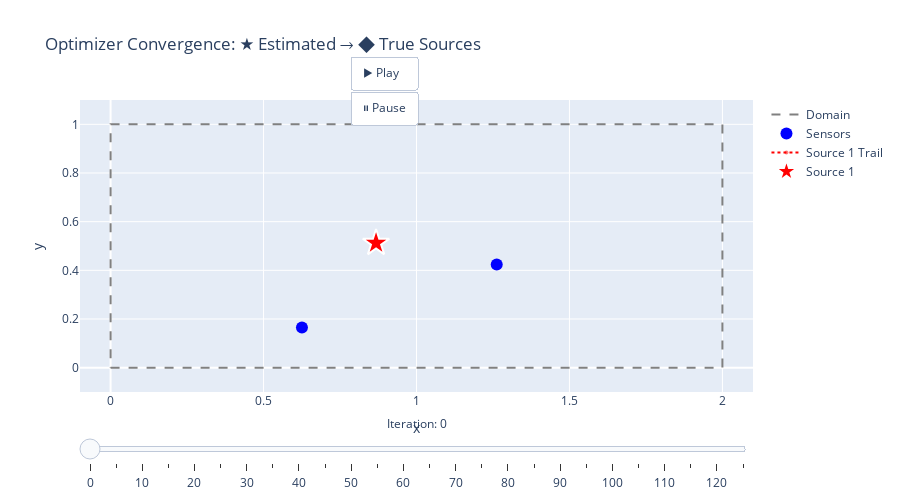

Notebook source saved alongside this figure:
### Code cell
# Animated optimization path on 2D domain with colored trails
sensors = np.array(sample['sensors_xy'])

# Get true sources if available
true_sources = sample.get('true_sources', None)

# Colors for each source
source_colors = ['red', 'orange', 'magenta', 'cyan', 'yellow']

# Build frames - each frame updates trails + current positions for all sources
frames = []
history_subset = history[::5]  # Every 5th iteration

for frame_idx in range(len(history_subset)):
    frame_data = []
    
    for src_idx in range(n_sources):
        color = source_colors[src_idx % len(source_colors)]
        
        # Trail: all positions up to this frame
        trail_x = [history_subset[i]['params'][src_idx*3] for i in range(frame_idx + 1)]
        trail_y = [history_subset[i]['params'][src_idx*3 + 1] for i in range(frame_idx + 1)]
        
        # Trail trace
        frame_data.append(go.Scatter(
            x=trail_x, y=trail_y,
            mode='lines+markers',
            line=dict(color=color, width=2, dash='dot'),
            marker=dict(size=4, color=color, opacity=0.5),
            name=f'Source {src_idx+1} Trail'
        ))
        
        # Current position trace
        curr_x = history_subset[frame_idx]['params'][src_idx*3]
        curr_y = history_subset[frame_idx]['params'][src_idx*3 + 1]
        frame_data.append(go.Scatter(
            x=[curr_x], y=[curr_y],
            mode='markers',
            marker=dict(size=20, color=color, symbol='star', line=dict(width=2, color='white')),
            name=f'Source {src_idx+1}'
        ))
    
    # Trace indices: 0=domain, 1=sensors, 2=true sources, then 2 traces per source (trail + position)
    trace_indices = list(range(3, 3 + n_sources * 2))
    
    frames.append(go.Frame(
        data=frame_data,
        traces=trace_indices,
        name=str(frame_idx)
    ))

# Initial figure data
initial_data = [
    # Domain boundary (trace 0)
    go.Scatter(x=[0, 2, 2, 0, 0], y=[0, 0, 1, 1, 0],
               mode='lines', line=dict(color='gray', dash='dash'), name='Domain'),
    # Sensors (trace 1)
    go.Scatter(x=sensors[:, 0], y=sensors[:, 1],
               mode='markers', marker=dict(size=12, color='blue'), name='Sensors'),
    # True sources (trace 2) - green diamonds
    go.Scatter(
        x=[s['x'] for s in true_sources] if true_sources else [],
        y=[s['y'] for s in true_sources] if true_sources else [],
        mode='markers',
        marker=dict(size=18, color='lime', symbol='diamond', line=dict(width=2, color='darkgreen')),
        name='True Sources'
    ),
]

# Add initial trail + position traces for each source
for src_idx in range(n_sources):
    color = source_colors[src_idx % len(source_colors)]
    init_x = history_subset[0]['params'][src_idx*3]
    init_y = history_subset[0]['params'][src_idx*3 + 1]
    
    # Trail trace (starts with single point)
    initial_data.append(go.Scatter(
        x=[init_x], y=[init_y],
        mode='lines+markers',
        line=dict(color=color, width=2, dash='dot'),
        marker=dict(size=4, color=color, opacity=0.5),
        name=f'Source {src_idx+1} Trail'
    ))
    
    # Current position
    initial_data.append(go.Scatter(
        x=[init_x], y=[init_y],
        mode='markers',
        marker=dict(size=20, color=color, symbol='star', line=dict(width=2, color='white')),
        name=f'Source {src_idx+1}'
    ))

fig = go.Figure(data=initial_data, frames=frames)

fig.update_layout(
    title='Optimizer Convergence: ★ Estimated → ◆ True Sources',
    xaxis=dict(range=[-0.1, 2.1], title='x'),
    yaxis=dict(range=[-0.1, 1.1], title='y'),
    height=500,
    updatemenus=[dict(
        type='buttons',
        showactive=False,
        y=1.15,
        x=0.5,
        buttons=[
            dict(label='▶ Play',
                 method='animate',
                 args=[None, dict(frame=dict(duration=100, redraw=True), mode='immediate')]),
            dict(label='⏸ Pause',
                 method='animate',
                 args=[[None], dict(frame=dict(duration=0, redraw=False), mode='immediate')])
        ]
    )],
    sliders=[dict(
        active=0,
        yanchor='top',
        xanchor='left',
        currentvalue=dict(prefix='Iteration: ', visible=True, xanchor='center'),
        steps=[dict(
            args=[[str(i)], dict(mode='immediate', frame=dict(duration=0, redraw=True))],
            label=str(i * 5),
            method='animate'
        ) for i in range(len(frames))]
    )]
)

fig.show()

### Figure 1 — Plotly figure (JSON) as saved in the notebook; plotly's stock layout.template omitted (floating-point values rounded to 4 significant figures)
{"data": [{"line": {"color": "gray", "dash": "dash"}, "mode": "lines", "name": "Domain", "type": "scatter", "x": [0, 2, 2, 0, 0], "y": [0, 0, 1, 1, 0]}, {"marker": {"color": "blue", "size": 12}, "mode": "markers", "name": "Sensors", "type": "scatter", "x": [1.262, 0.6255], "y": [0.4242, 0.1652]}, {"marker": {"color": "lime", "line": {"color": "darkgreen", "width": 2}, "size": 18, "symbol": "diamond"}, "mode": "markers", "name": "True Sources", "type": "scatter", "x": [], "y": []}, {"line": {"color": "red", "dash": "dot", "width": 2}, "marker": {"color": "red", "opacity": 0.5, "size": 4}, "mode": "lines+markers", "name": "Source 1 Trail", "type": "scatter", "x": [0.8678], "y": [0.5122]}, {"marker": {"color": "red", "line": {"color": "white", "width": 2}, "size": 20, "symbol": "star"}, "mode": "markers", "name": "Source 1", "type": "scatter", "x": [0.8678], "y": [0.5122]}], "layout": {"height": 500, "sliders": [{"active": 0, "currentvalue": {"prefix": "Iteration: ", "visible": true, "xanchor": "center"}, "steps": [{"args": [["0"], {"frame": {"duration": 0, "redraw": true}, "mode": "immediate"}], "label": "0", "method": "animate"}, {"args": [["1"], {"frame": {"duration": 0, "redraw": true}, "mode": "immediate"}], "label": "5", "method": "animate"}, {"args": [["2"], {"frame": {"duration": 0, "redraw": true}, "mode": "immediate"}], "label": "10", "method": "animate"}, {"args": [["3"], {"frame": {"duration": 0, "redraw": true}, "mode": "immediate"}], "label": "15", "method": "animate"}, {"args": [["4"], {"frame": {"duration": 0, "redraw": true}, "mode": "immediate"}], "label": "20", "method": "animate"}, {"args": [["5"], {"frame": {"duration": 0, "redraw": true}, "mode": "immediate"}], "label": "25", "method": "animate"}, {"args": [["6"], {"frame": {"duration": 0, "redraw": true}, "mode": "immediate"}], "label": "30", "method": "animate"}, {"args": [["7"], {"frame": {"duration": 0, "redraw": true}, "mode": "immediate"}], "label": "35", "method": "animate"}, {"args": [["8"], {"frame": {"duration": 0, "redraw": true}, "mode": "immediate"}], "label": "40", "method": "animate"}, {"args": [["9"], {"frame": {"duration": 0, "redraw": true}, "mode": "immediate"}], "label": "45", "method": "animate"}, {"args": [["10"], {"frame": {"duration": 0, "redraw": true}, "mode": "immediate"}], "label": "50", "method": "animate"}, {"args": [["11"], {"frame": {"duration": 0, "redraw": true}, "mode": "immediate"}], "label": "55", "method": "animate"}, {"args": [["12"], {"frame": {"duration": 0, "redraw": true}, "mode": "immediate"}], "label": "60", "method": "animate"}, {"args": [["13"], {"frame": {"duration": 0, "redraw": true}, "mode": "immediate"}], "label": "65", "method": "animate"}, {"args": [["14"], {"frame": {"duration": 0, "redraw": true}, "mode": "immediate"}], "label": "70", "method": "animate"}, {"args": [["15"], {"frame": {"duration": 0, "redraw": true}, "mode": "immediate"}], "label": "75", "method": "animate"}, {"args": [["16"], {"frame": {"duration": 0, "redraw": true}, "mode": "immediate"}], "label": "80", "method": "animate"}, {"args": [["17"], {"frame": {"duration": 0, "redraw": true}, "mode": "immediate"}], "label": "85", "method": "animate"}, {"args": [["18"], {"frame": {"duration": 0, "redraw": true}, "mode": "immediate"}], "label": "90", "method": "animate"}, {"args": [["19"], {"frame": {"duration": 0, "redraw": true}, "mode": "immediate"}], "label": "95", "method": "animate"}, {"args": [["20"], {"frame": {"duration": 0, "redraw": true}, "mode": "immediate"}], "label": "100", "method": "animate"}, {"args": [["21"], {"frame": {"duration": 0, "redraw": true}, "mode": "immediate"}], "label": "105", "method": "animate"}, {"args": [["22"], {"frame": {"duration": 0, "redraw": true}, "mode": "immediate"}], "label": "110", "method": "animate"}, {"args": [["23"], {"frame": {"duration": 0, "redraw": true}, "mode": "immediate"}], "label": "115", "method": "animate"}, {"args": [["24"], {"frame": {"duration": 0, "redraw": true}, "mode": "immediate"}], "label": "120", "method": "animate"}, {"args": [["25"], {"frame": {"duration": 0, "redraw": true}, "mode": "immediate"}], "label": "125", "method": "animate"}], "xanchor": "left", "yanchor": "top"}], "title": {"text": "Optimizer Convergence: ★ Estimated → ◆ True Sources"}, "updatemenus": [{"buttons": [{"args": [null, {"frame": {"duration": 100, "redraw": true}, "mode": "immediate"}], "label": "▶ Play", "method": "animate"}, {"args": [[null], {"frame": {"duration": 0, "redraw": false}, "mode": "immediate"}], "label": "⏸ Pause", "method": "animate"}], "showactive": false, "type": "buttons", "x": 0.5, "y": 1.15}], "xaxis": {"range": [-0.1, 2.1], "title": {"text": "x"}}, "yaxis": {"range": [-0.1, 1.1], "title": {"text": "y"}}}}
